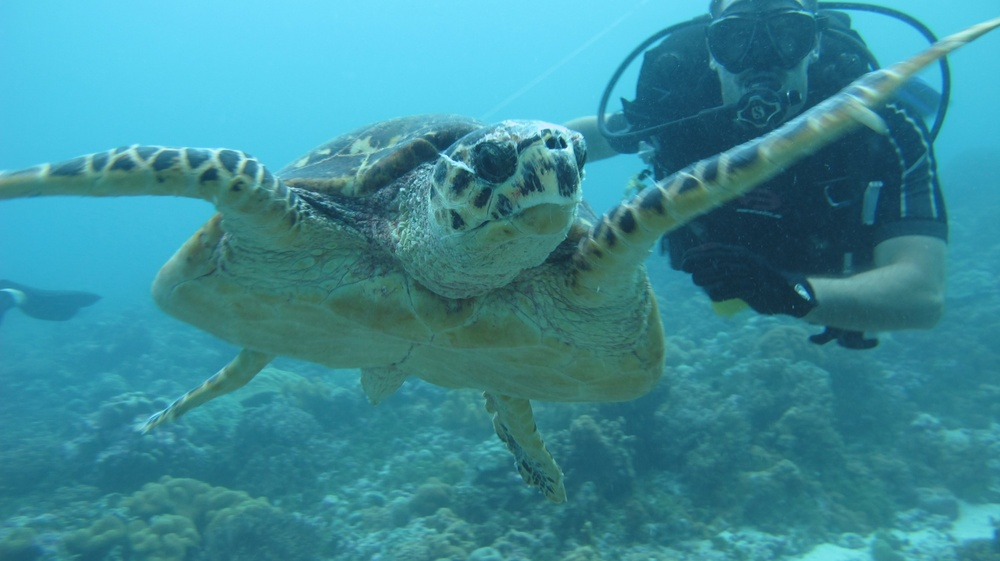
#> input picture ProjetoFinal/sea4/fonte/000105.JPG, 1000 x 561 px, shrunk from 1824 x 1024 before the run, found by its file name
$ python 'CorreçãodeCor.py'
#> lines starting #> are read from the running program, lines starting #| are printed output that depends on the picture
#> in processar_imagem_subaquatica, image is the input picture: shape (561, 1000, 3); mean B, G, R 152.9, 139.7, 58.7
import cv2
import numpy as np

def ajustar_contraste(image):
    lab = cv2.cvtColor(image, cv2.COLOR_BGR2LAB)
#> lab: shape (561, 1000, 3); mean of channels 0, 1, 2 136.5, 108.2, 113.9
    l, a, b = cv2.split(lab)
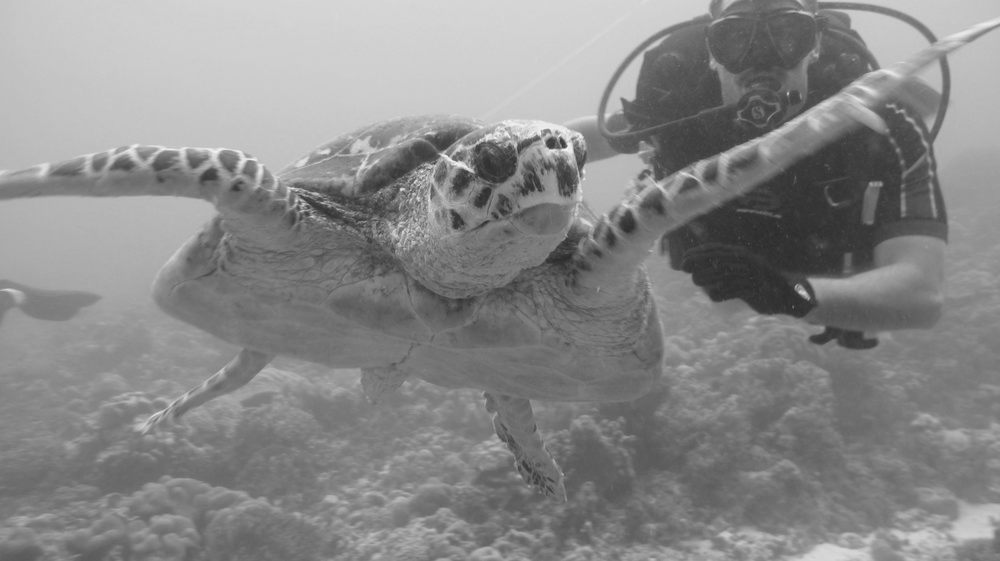
#> l: shape (561, 1000); min 41, max 244, mean 136.5
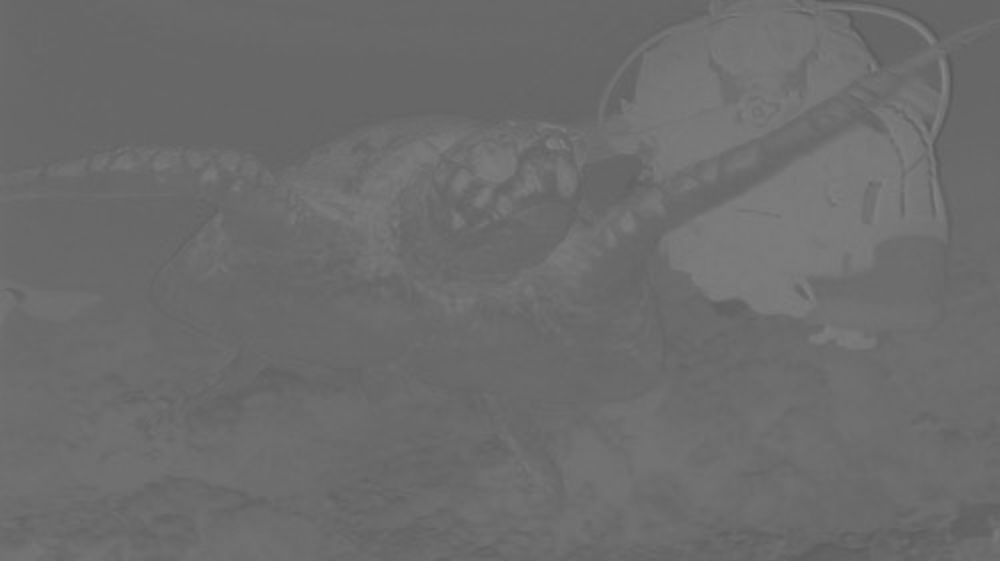
#> a: shape (561, 1000); min 89, max 131, mean 108.2
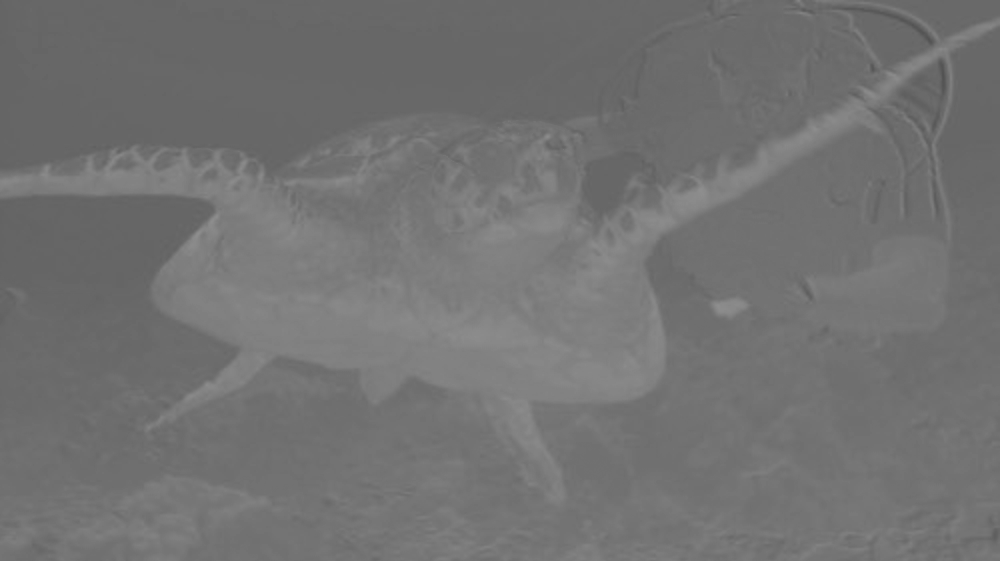
#> b: shape (561, 1000); min 82, max 142, mean 113.9
    clahe = cv2.createCLAHE(clipLimit=3.0, tileGridSize=(8, 8))
    l_clahe = clahe.apply(l)
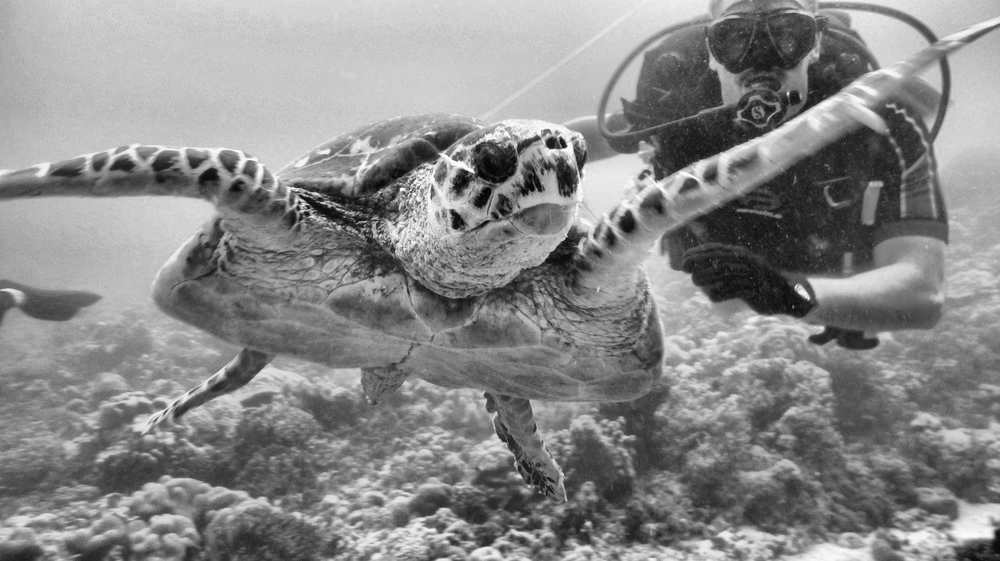
#> l_clahe: shape (561, 1000); min 3, max 253, mean 136.6
    lab_clahe = cv2.merge((l_clahe, a, b))
#> lab_clahe: shape (561, 1000, 3); mean of channels 0, 1, 2 136.6, 108.2, 113.9
    image_clahe = cv2.cvtColor(lab_clahe, cv2.COLOR_LAB2BGR)
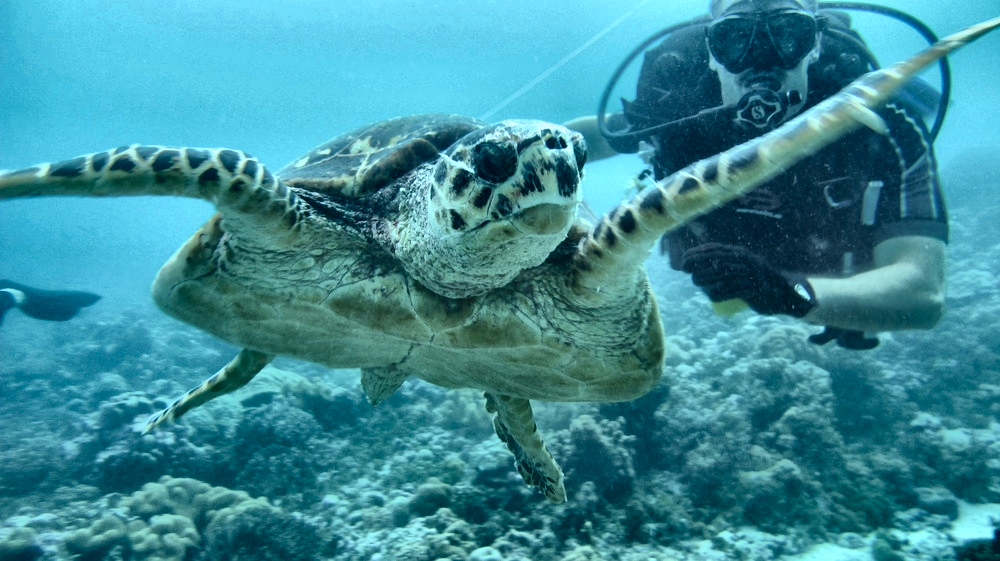
#> image_clahe: shape (561, 1000, 3); mean B, G, R 153.7, 140.8, 59.2
    return image_clahe

def corrigir_cor(image):
    result = cv2.addWeighted(image, 1.5, cv2.GaussianBlur(image, (0, 0), 15), -0.8, 0)  # Ajuste pesado
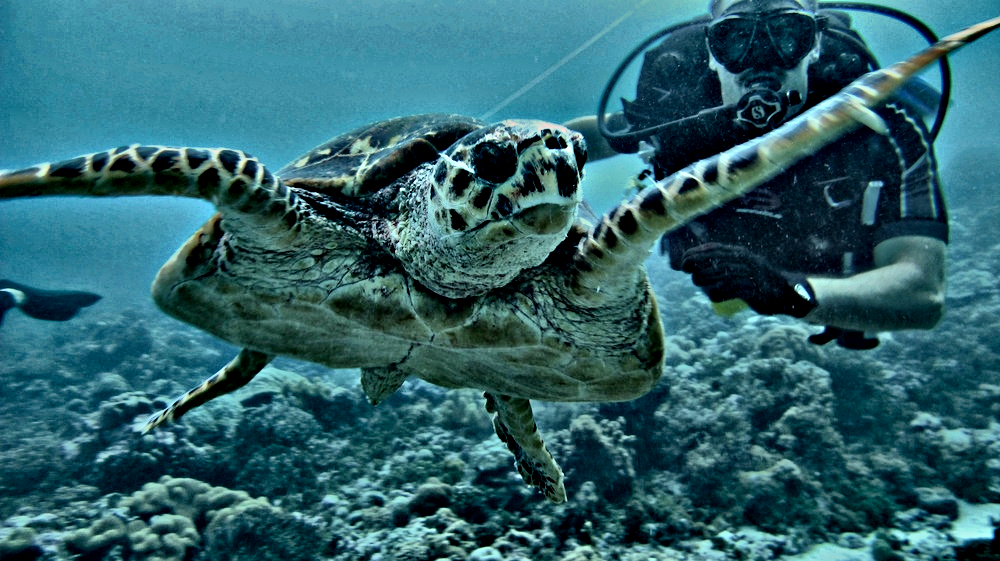
#> result: shape (561, 1000, 3); mean B, G, R 108, 99.3, 46.7
    return result

def processar_imagem_subaquatica(caminho_imagem):
    image = cv2.imread(caminho_imagem)

    if image is None:
        print("Erro ao carregar a imagem.")
        return

    cv2.imshow('Imagem Original', image)
    cv2.waitKey(0)
    cv2.destroyAllWindows()

    image_contraste = ajustar_contraste(image)

    cv2.imshow('Imagem Após Ajuste de Contraste', image_contraste)
    cv2.waitKey(0)
    cv2.destroyAllWindows()

    image_corrigida = corrigir_cor(image_contraste)

    cv2.imshow('Imagem Corrigida', image_corrigida)
    cv2.waitKey(0)
    cv2.destroyAllWindows()

    cv2.imwrite('resultado\imagem_corrigida_turtle.jpg', image_corrigida)

caminho_imagem = r'fonte\000105.JPG'
processar_imagem_subaquatica(caminho_imagem)

$ run again, with ProjetoFinal/sea4/fonte/000024.JPG copied over ProjetoFinal/sea4/fonte/000105.JPG
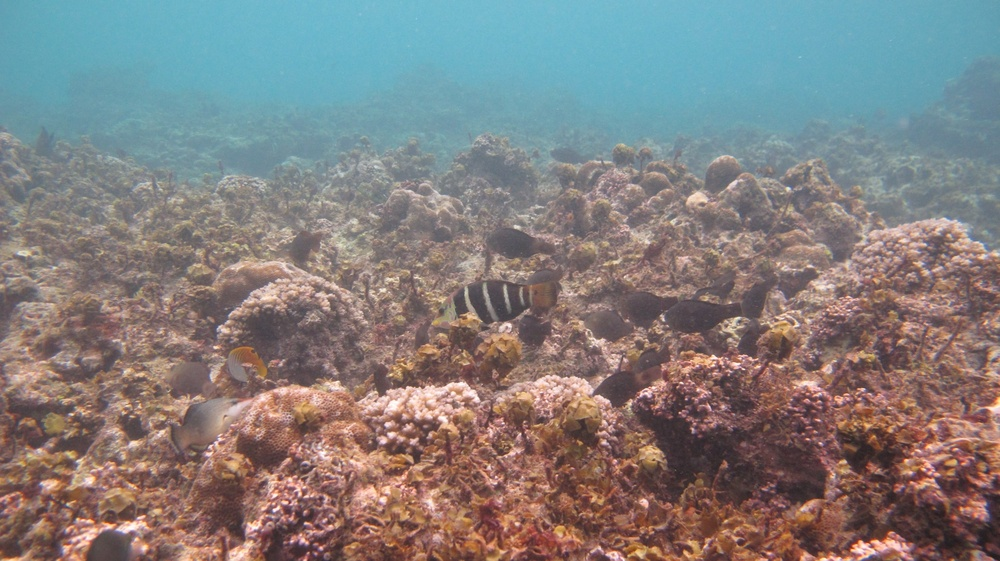
#> input picture ProjetoFinal/sea4/fonte/000024.JPG, 1000 x 561 px, shrunk from 1824 x 1024 before the run, found by its file name
#> in processar_imagem_subaquatica, image is the input picture: shape (561, 1000, 3); mean B, G, R 126.7, 127.2, 130.1
#> lab: shape (561, 1000, 3); mean of channels 0, 1, 2 137.1, 131, 129.8
#> in ajustar_contraste, `l_clahe = clahe.apply(l)`:
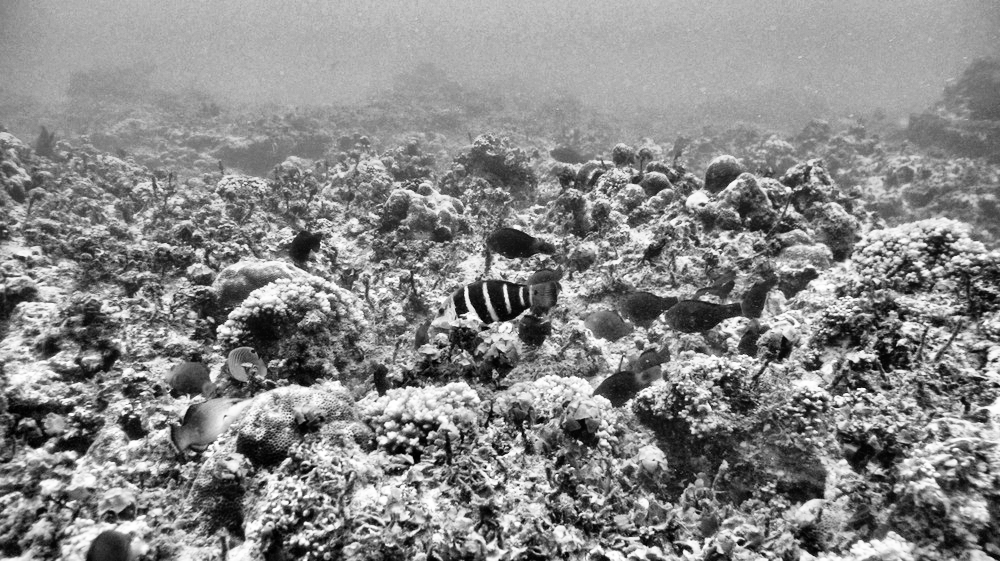
#> l_clahe: shape (561, 1000); min 0, max 255, mean 136.2
#> lab_clahe: shape (561, 1000, 3); mean of channels 0, 1, 2 136.2, 131, 129.8
#> in corrigir_cor, `result = cv2.addWeighted(image, 1.5, cv2.GaussianBlur(image, (0, 0), 1..`:
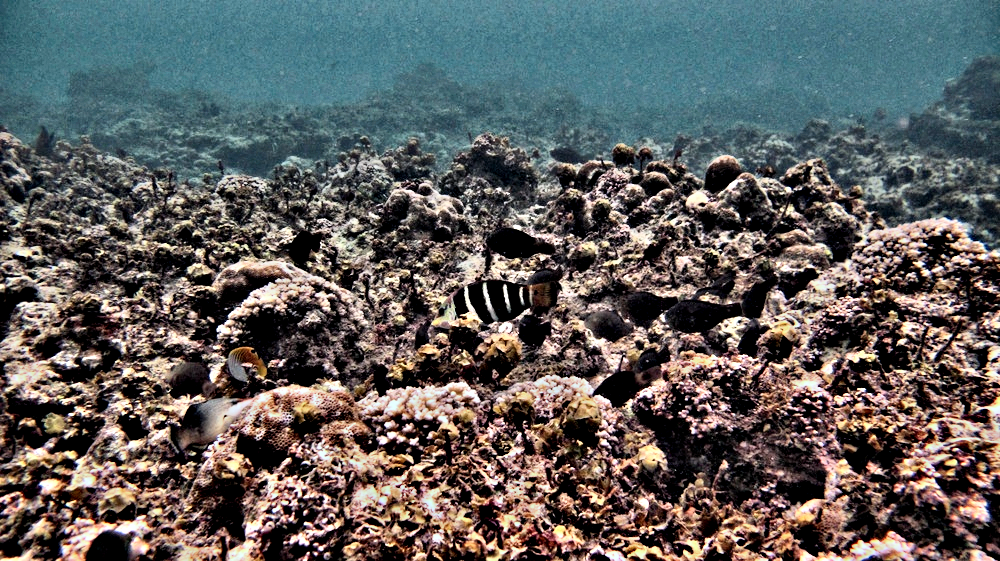
#> result: shape (561, 1000, 3); mean B, G, R 92.9, 94.2, 94.5

$ run again, with ProjetoFinal/sea4/fonte/000034.JPG copied over ProjetoFinal/sea4/fonte/000105.JPG
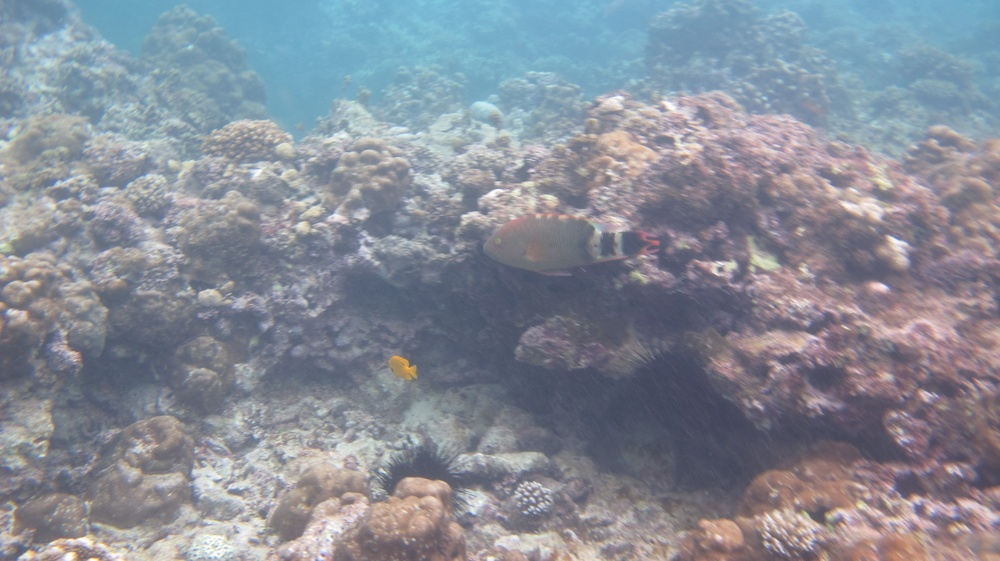
#> input picture ProjetoFinal/sea4/fonte/000034.JPG, 1000 x 561 px, shrunk from 1824 x 1024 before the run, found by its file name
#> in processar_imagem_subaquatica, image is the input picture: shape (561, 1000, 3); mean B, G, R 151.3, 140.4, 134.6
#> lab: shape (561, 1000, 3); mean of channels 0, 1, 2 148.3, 128.8, 121.6
#> lab_clahe: shape (561, 1000, 3); mean of channels 0, 1, 2 127.6, 128.8, 121.6
#> in ajustar_contraste, `image_clahe = cv2.cvtColor(lab_clahe, cv2.COLOR_LAB2BGR)`:
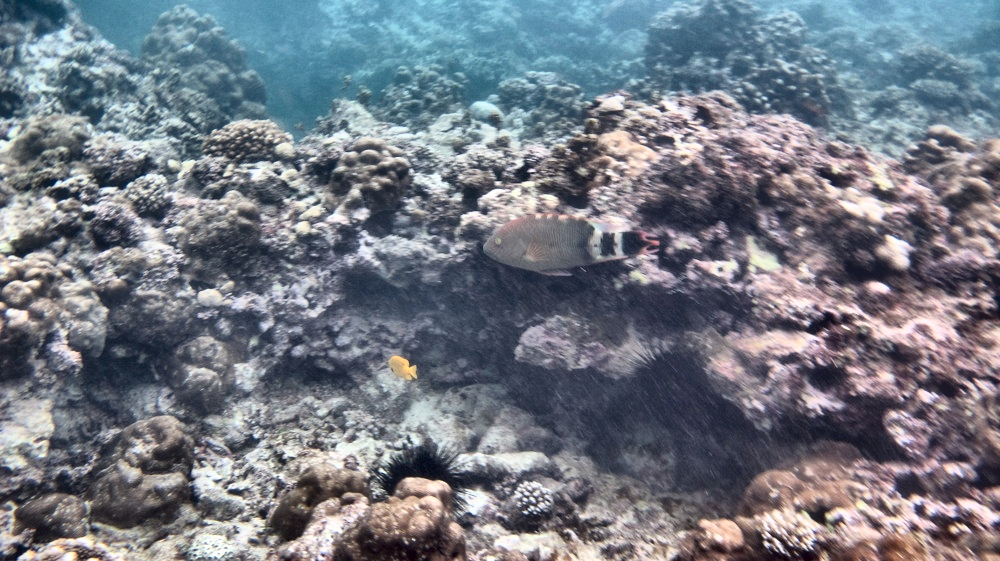
#> image_clahe: shape (561, 1000, 3); mean B, G, R 131.6, 121.3, 115.3
#> in corrigir_cor, `result = cv2.addWeighted(image, 1.5, cv2.GaussianBlur(image, (0, 0), 1..`:
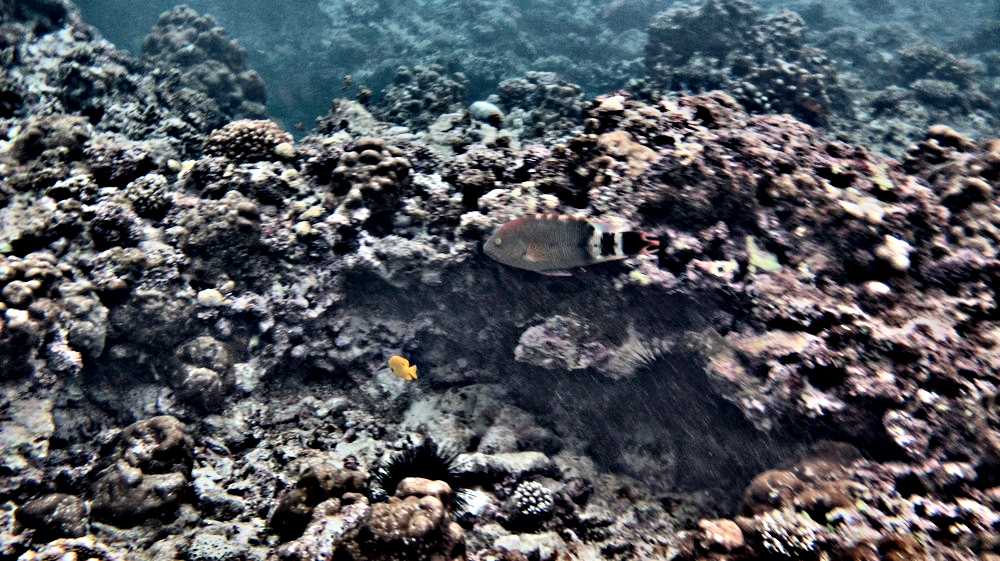
#> result: shape (561, 1000, 3); mean B, G, R 93.1, 86.8, 83

$ run again, with ProjetoFinal/sea4/fonte/000044.JPG copied over ProjetoFinal/sea4/fonte/000105.JPG
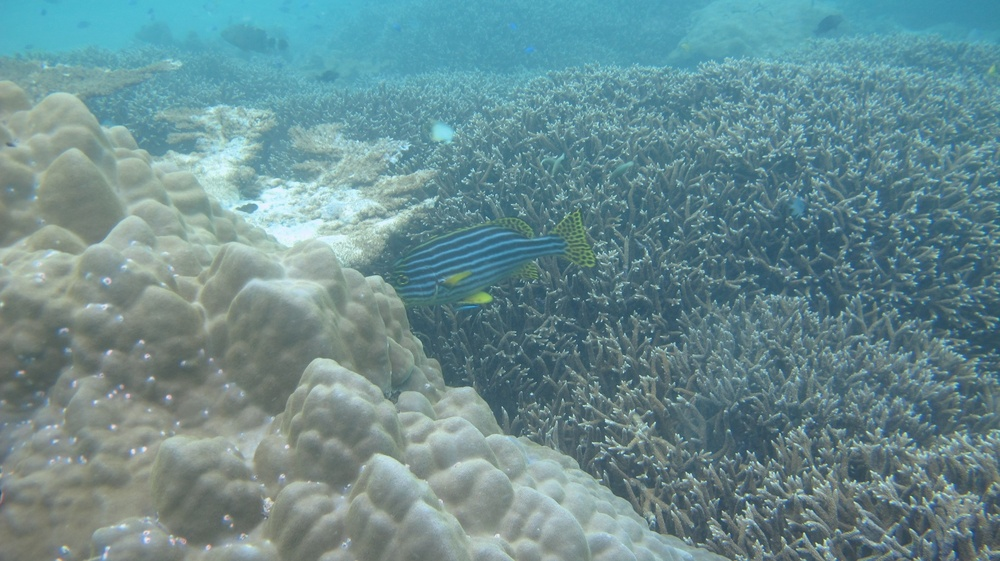
#> input picture ProjetoFinal/sea4/fonte/000044.JPG, 1000 x 561 px, shrunk from 1824 x 1024 before the run, found by its file name
#> in processar_imagem_subaquatica, image is the input picture: shape (561, 1000, 3); mean B, G, R 144.7, 140.8, 106.4
#> lab: shape (561, 1000, 3); mean of channels 0, 1, 2 143.2, 117.9, 122.2
#> lab_clahe: shape (561, 1000, 3); mean of channels 0, 1, 2 128.2, 117.9, 122.2
#> in ajustar_contraste, `image_clahe = cv2.cvtColor(lab_clahe, cv2.COLOR_LAB2BGR)`:
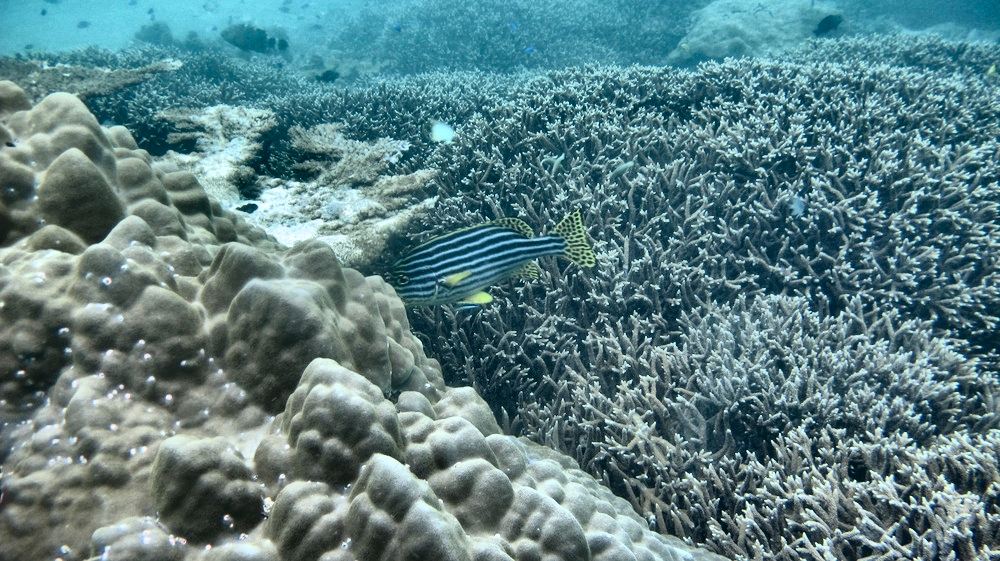
#> image_clahe: shape (561, 1000, 3); mean B, G, R 131.1, 127.4, 92.2
#> in corrigir_cor, `result = cv2.addWeighted(image, 1.5, cv2.GaussianBlur(image, (0, 0), 1..`:
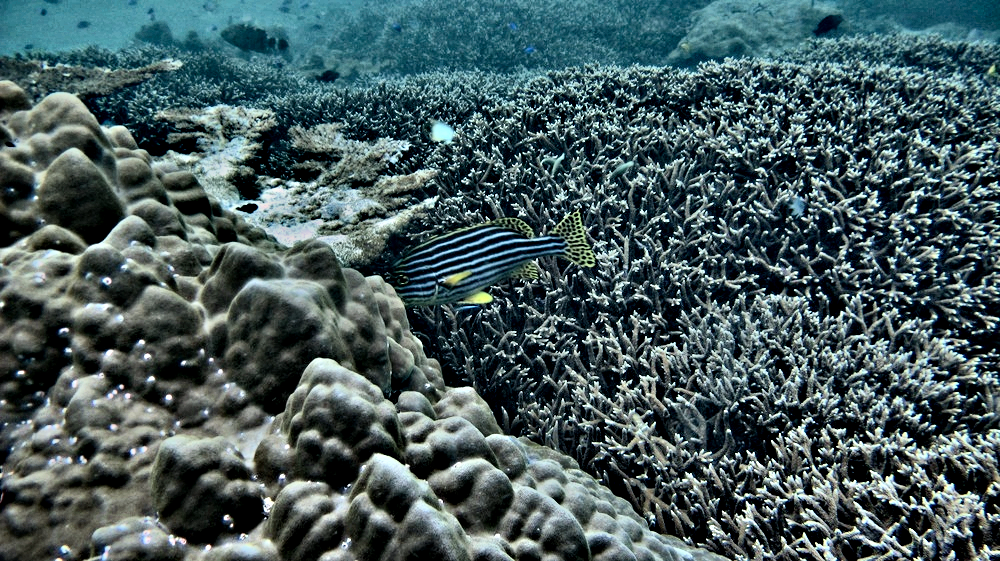
#> result: shape (561, 1000, 3); mean B, G, R 92.7, 90.7, 70.1
